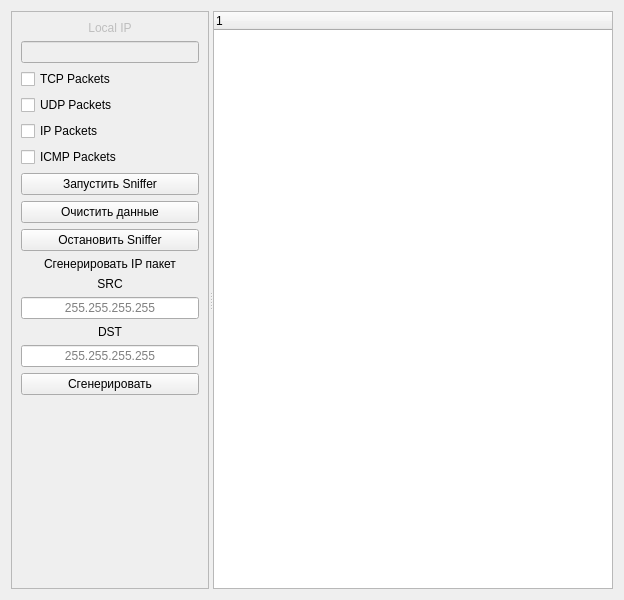
<?xml version="1.0" encoding="UTF-8"?>
<ui version="4.0">
 <class>Widget</class>
 <widget class="QWidget" name="Widget">
  <property name="geometry">
   <rect>
    <x>0</x>
    <y>0</y>
    <width>620</width>
    <height>600</height>
   </rect>
  </property>
  <property name="maximumSize">
   <size>
    <width>620</width>
    <height>600</height>
   </size>
  </property>
  <property name="windowTitle">
   <string>Widget</string>
  </property>
  <layout class="QVBoxLayout" name="verticalLayout_2">
   <item>
    <widget class="QSplitter" name="splitter">
     <property name="orientation">
      <enum>Qt::Horizontal</enum>
     </property>
     <property name="childrenCollapsible">
      <bool>false</bool>
     </property>
     <widget class="QFrame" name="frame">
      <property name="minimumSize">
       <size>
        <width>198</width>
        <height>400</height>
       </size>
      </property>
      <property name="frameShape">
       <enum>QFrame::StyledPanel</enum>
      </property>
      <property name="frameShadow">
       <enum>QFrame::Raised</enum>
      </property>
      <layout class="QVBoxLayout" name="verticalLayout">
       <item>
        <widget class="QLabel" name="LocalIP">
         <property name="enabled">
          <bool>false</bool>
         </property>
         <property name="text">
          <string>Local IP</string>
         </property>
         <property name="alignment">
          <set>Qt::AlignCenter</set>
         </property>
        </widget>
       </item>
       <item>
        <widget class="QLineEdit" name="LIP">
         <property name="enabled">
          <bool>false</bool>
         </property>
        </widget>
       </item>
       <item>
        <widget class="QCheckBox" name="TCP">
         <property name="text">
          <string>TCP Packets</string>
         </property>
        </widget>
       </item>
       <item>
        <widget class="QCheckBox" name="UDP">
         <property name="text">
          <string>UDP Packets</string>
         </property>
        </widget>
       </item>
       <item>
        <widget class="QCheckBox" name="IP">
         <property name="text">
          <string>IP Packets</string>
         </property>
        </widget>
       </item>
       <item>
        <widget class="QCheckBox" name="ICMP">
         <property name="text">
          <string>ICMP Packets</string>
         </property>
        </widget>
       </item>
       <item>
        <widget class="QPushButton" name="StartButton">
         <property name="minimumSize">
          <size>
           <width>50</width>
           <height>0</height>
          </size>
         </property>
         <property name="text">
          <string>Запустить Sniffer</string>
         </property>
        </widget>
       </item>
       <item>
        <widget class="QPushButton" name="ClearButton">
         <property name="text">
          <string>Очистить данные</string>
         </property>
        </widget>
       </item>
       <item>
        <widget class="QPushButton" name="StopButton">
         <property name="text">
          <string>Остановить Sniffer</string>
         </property>
        </widget>
       </item>
       <item>
        <widget class="QLabel" name="IPGenerator">
         <property name="text">
          <string>Сгенерировать IP пакет</string>
         </property>
         <property name="alignment">
          <set>Qt::AlignCenter</set>
         </property>
        </widget>
       </item>
       <item>
        <widget class="QLabel" name="SCRD">
         <property name="text">
          <string>SRC</string>
         </property>
         <property name="alignment">
          <set>Qt::AlignCenter</set>
         </property>
        </widget>
       </item>
       <item>
        <widget class="QLineEdit" name="SCRData">
         <property name="inputMask">
          <string/>
         </property>
         <property name="alignment">
          <set>Qt::AlignCenter</set>
         </property>
         <property name="dragEnabled">
          <bool>false</bool>
         </property>
         <property name="readOnly">
          <bool>false</bool>
         </property>
         <property name="placeholderText">
          <string>255.255.255.255</string>
         </property>
        </widget>
       </item>
       <item>
        <widget class="QLabel" name="DSTD">
         <property name="text">
          <string>DST</string>
         </property>
         <property name="alignment">
          <set>Qt::AlignCenter</set>
         </property>
        </widget>
       </item>
       <item>
        <widget class="QLineEdit" name="DSTData">
         <property name="alignment">
          <set>Qt::AlignCenter</set>
         </property>
         <property name="placeholderText">
          <string>255.255.255.255</string>
         </property>
        </widget>
       </item>
       <item>
        <widget class="QPushButton" name="GenerateButton">
         <property name="text">
          <string>Сгенерировать</string>
         </property>
        </widget>
       </item>
       <item>
        <spacer name="verticalSpacer">
         <property name="orientation">
          <enum>Qt::Vertical</enum>
         </property>
         <property name="sizeHint" stdset="0">
          <size>
           <width>20</width>
           <height>40</height>
          </size>
         </property>
        </spacer>
       </item>
      </layout>
     </widget>
     <widget class="QTreeWidget" name="sniffs">
      <property name="minimumSize">
       <size>
        <width>400</width>
        <height>0</height>
       </size>
      </property>
      <column>
       <property name="text">
        <string notr="true">1</string>
       </property>
      </column>
     </widget>
    </widget>
   </item>
  </layout>
 </widget>
 <resources/>
 <connections/>
</ui>
